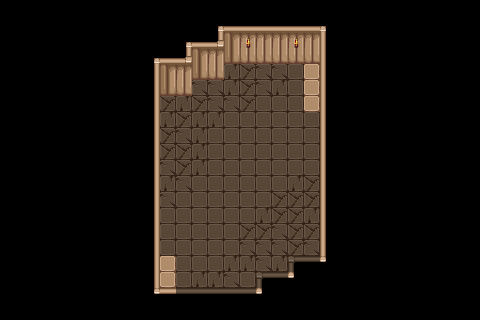

This is a level from a 2D game, rendered from its Tiled map with the project's own tilesets. A one-line summary and the map file follow, with tile-layer data summarised:
An orthogonal 30x20 tile map with 16x16 px tiles, 10 tile layers (Ground, PhaseWalls, Walls, BottomWalls, ...), 3 tilesets and 6 objects.

<map version="1.10" tiledversion="1.11.2" orientation="orthogonal" renderorder="right-down" width="30" height="20" tilewidth="16" tileheight="16" infinite="0" nextlayerid="14" nextobjectid="7">
 <properties>
  <property name="unity:SortingLayer" value="Walls" />
  <property name="unity:SortingOrder" value="10" />
  <property name="unity:layer" value="IgnoreProjectile" />
 </properties>
 <tileset firstgid="1" source="../Tilesets/SpriteSheetGeneral.tsx" />
 <tileset firstgid="109" source="../Tilesets/Doors.tsx" />
 <tileset firstgid="133" source="../Tilesets/NewWalls.tsx" />
 <layer id="1" name="Ground" width="30" height="20">
  <properties>
   <property name="unity:SortingLayer" value="Ground" />
  </properties>
  <data>[600 cells, 166 non-empty, 6 distinct tile ids]</data>
 </layer>
 <layer id="11" name="PhaseWalls" width="30" height="20">
  <properties>
   <property name="unity:SortingLayer" value="Walls" />
   <property name="unity:layer" value="IgnoreProjectile" />
  </properties>
  <data>[600 cells, 29 non-empty, 4 distinct tile ids]</data>
 </layer>
 <layer id="2" name="Walls" width="30" height="20">
  <properties>
   <property name="unity:SortingLayer" value="Walls" />
   <property name="unity:layer" value="Wall" />
  </properties>
  <data>[600 cells, 111 non-empty, 12 distinct tile ids]</data>
 </layer>
 <layer id="3" name="BottomWalls" width="30" height="20">
  <properties>
   <property name="unity:SortingLayer" value="Entities" />
   <property name="unity:SortingOrder" type="int" value="100" />
   <property name="unity:layer" value="IgnorePlayer" />
  </properties>
  <data>[600 cells, 29 non-empty, 2 distinct tile ids]</data>
 </layer>
 <layer id="4" name="WestExit" width="30" height="20">
  <properties>
   <property name="unity:SortingLayer" value="Entities" />
   <property name="unity:SortingOrder" type="int" value="101" />
   <property name="unity:layer" value="Wall" />
  </properties>
  <data>[600 cells, 54 non-empty, 3 distinct tile ids]</data>
 </layer>
 <layer id="5" name="EastExit" width="30" height="20">
  <properties>
   <property name="unity:SortingLayer" value="Entities" />
   <property name="unity:SortingOrder" type="int" value="101" />
   <property name="unity:layer" value="Wall" />
  </properties>
  <data>[600 cells, 60 non-empty, 3 distinct tile ids]</data>
 </layer>
 <layer id="6" name="SouthExit" width="30" height="20">
  <properties>
   <property name="unity:SortingLayer" value="Entities" />
   <property name="unity:SortingOrder" type="int" value="100" />
   <property name="unity:layer" value="Wall" />
  </properties>
  <data>[600 cells, 0 non-empty, 0 distinct tile ids]</data>
 </layer>
 <layer id="7" name="NorthExit" width="30" height="20">
  <properties>
   <property name="unity:SortingLayer" value="Walls" />
   <property name="unity:SortingOrder" type="int" value="10" />
   <property name="unity:layer" value="Wall" />
  </properties>
  <data>[600 cells, 0 non-empty, 0 distinct tile ids]</data>
 </layer>
 <layer id="12" name="NorthPhaseWall" width="30" height="20">
  <properties>
   <property name="unity:SortingLayer" value="Walls" />
   <property name="unity:SortingOrder" value="10" />
   <property name="unity:layer" value="IgnoreProjectile" />
  </properties>
  <data>[600 cells, 0 non-empty, 0 distinct tile ids]</data>
 </layer>
 <layer id="8" name="EntryCollider" width="30" height="20" opacity="0.5">
  <properties>
   <property name="unity:IsTrigger" type="bool" value="true" />
   <property name="unity:ignore" value="Visual" />
   <property name="unity:layer" value="ZoneCollider" />
  </properties>
  <data>[600 cells, 132 non-empty, 1 distinct tile ids]</data>
 </layer>
 <objectgroup id="9" name="Doors">
  <object id="1" template="../Templates/01_Door_Side.tx" x="320" y="96" />
  <object id="2" template="../Templates/01_Door_Side.tx" x="144" y="288">
   <properties>
    <property name="SetDirection" value="West" />
   </properties>
  </object>
  <object id="3" template="../Templates/Spawner.tx" x="192" y="128" />
  <object id="4" template="../Templates/Spawner.tx" x="272" y="144" />
  <object id="5" template="../Templates/Spawner.tx" x="192" y="192" />
  <object id="6" template="../Templates/Spawner.tx" x="272" y="224" />
 </objectgroup>
</map>
